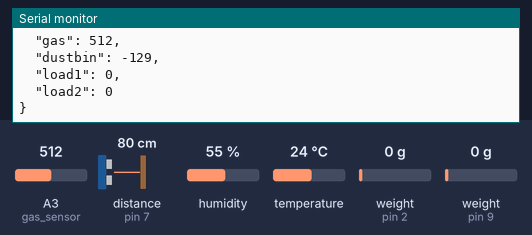
Recording of a sketch running on a simulated Arduino Leonardo, built with avr-gcc and run on an emulated ATmega32U4. Shown: the last lines printed to the serial monitor. Wiring (inferred from the names in the program): ultrasonic range finder: trigger pin 6; echo pin 7. The test bench sets the inputs (shaded band); at power-on: distance to the obstacle (sensor on pin 7) 80 cm, humidity 55 %, weight on the scale (sensors on pin 2, pin 9) 0 g, A3 (gas_sensor) = 512, temperature 24 °C. The echo pulse lasts 58.3 µs per cm.

Above: at 3.2 s.
3.3 s: distance to the obstacle (sensor on pin 7) set to 2 cm
5.8 s: humidity set to 22 %
8.3 s: weight on the scale (sensor on pin 2) set to 100 g
At 10.4 s:
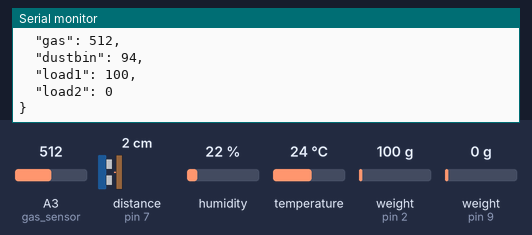
10.8 s: weight on the scale (sensor on pin 9) set to 100 g
At 12.0 s:
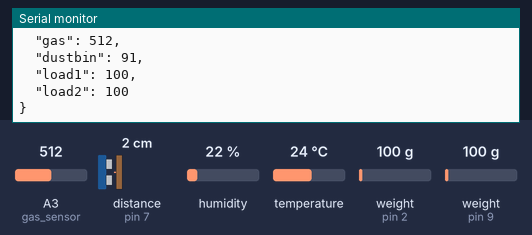
13.3 s: A3 (gas_sensor) set to 716
15.8 s: temperature set to 12 °C
Timing chart, 0 to 18.8 s (numbered marks = the images above; inputs shaded):
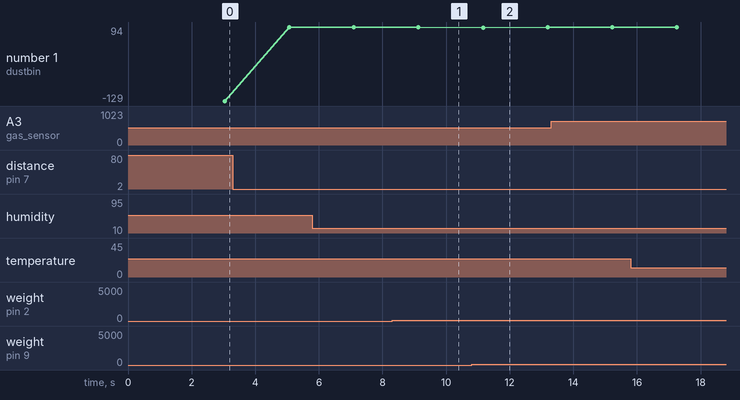

Measured:
- after the input at 8.3 s, the serial monitor: prints a new line after 0.83 s (image 1)
- after the input at 10.8 s, the serial monitor: prints a new line after 0.36 s (image 2)
- plotted number 1: -129 → 94 after the input at 3.3 s

The sketch:

smart_mega_code.ino
```cpp
//Libraries
#include<SoftwareSerial.h>
#include <dht11.h>
#include <ArduinoJson.h>
#include "HX711.h"


//define DHT11 pin
#define DHT11PIN A0

// defines Ultrasonic pins numbers
const int trigPin = 6;
const int echoPin = 7;

//for MQ05 gas sensor
int gas_sensor=A3;
int gas_value;

// HX711 circuit wiring
const int LOADCELL_DOUT1_PIN = 2;
const int LOADCELL_SCK1_PIN = 3;
const int LOADCELL_DOUT2_PIN = 9;
const int LOADCELL_SCK2_PIN = 10;

//Variables
float hum;  //Stores humidity value
float temp; //Stores temperature value
int distance;

dht11 DHT11;
HX711 loadcell_1,loadcell_2;


void setup() {
  Serial.begin(9600);
  pinMode(trigPin, OUTPUT); // Sets the trigPin as an Output
  pinMode(echoPin, INPUT); // Sets the echoPin as an Input
  pinMode(gas_sensor,INPUT);

  loadcell_1.begin(LOADCELL_DOUT1_PIN, LOADCELL_SCK1_PIN);
  loadcell_1.set_scale(460);
  loadcell_1.tare();

  loadcell_2.begin(LOADCELL_DOUT2_PIN, LOADCELL_SCK2_PIN);
  loadcell_2.set_scale(460);
  loadcell_2.tare();

}

void loop() {
  int chk = DHT11.read(DHT11PIN);
  int load1=loadcell_1.get_units(5);
  int load2=loadcell_2.get_units(5);

  StaticJsonDocument<1000> jsonBuffer;
  jsonBuffer["temp"]=DHT11.temperature;
  jsonBuffer["Humidity"]=DHT11.humidity;

  //MQ05 Gas sensor Code for Mega
  jsonBuffer["gas"]=(analogRead(gas_sensor));

  jsonBuffer["dustbin"]=(dustbin(trigPin,echoPin));
  jsonBuffer["load1"]=load1;
  jsonBuffer["load2"]=load2;
  serializeJsonPretty(jsonBuffer,Serial);
  Serial1.println();
  delay(1000);

}

int dustbin(int trigPin, int echoPin)
{
  int distance, value;
  float duration;
  digitalWrite(trigPin,LOW);
  delayMicroseconds(2);
  digitalWrite(trigPin, HIGH);
  delayMicroseconds(10);
  digitalWrite(trigPin, LOW);
  duration = pulseIn(echoPin, HIGH);
  value=34-(int)duration*0.034/2;
  distance=(int)value*2.94;

  return distance;
}
```
